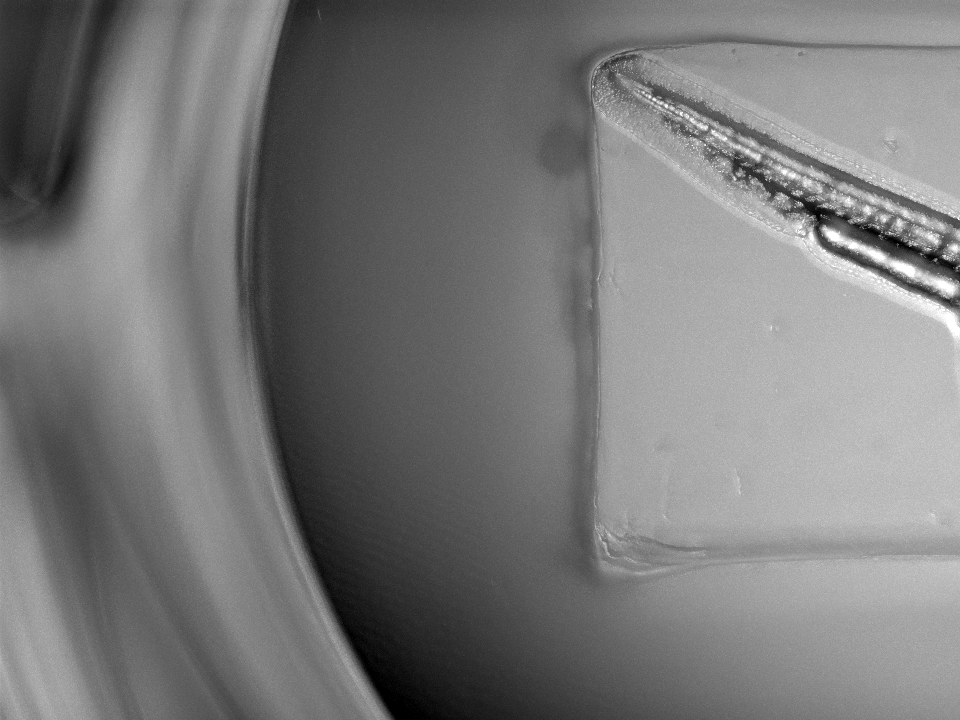
#> input picture tmp/keyence_tile_smoke/A01_t0000_tile1_maxproj.png, 960 x 720 px; its folder holds 4 pictures in this run
$ python write_keyence_orb_overlap_smoke.py
#> lines starting #> are read from the running program, lines starting #| are printed output that depends on the picture
from __future__ import annotations

import json
from pathlib import Path

import cv2
import numpy as np
import skimage.io as skio


REPO = Path(__file__).resolve().parents[2]
OUT_DIR = REPO / "tmp/keyence_tile_smoke"


def _load_tiles() -> list[np.ndarray]:
    return [
        skio.imread(OUT_DIR / f"A01_t0000_tile{idx}_maxproj.png")[::4, ::4]
        for idx in (1, 2, 3)
    ]
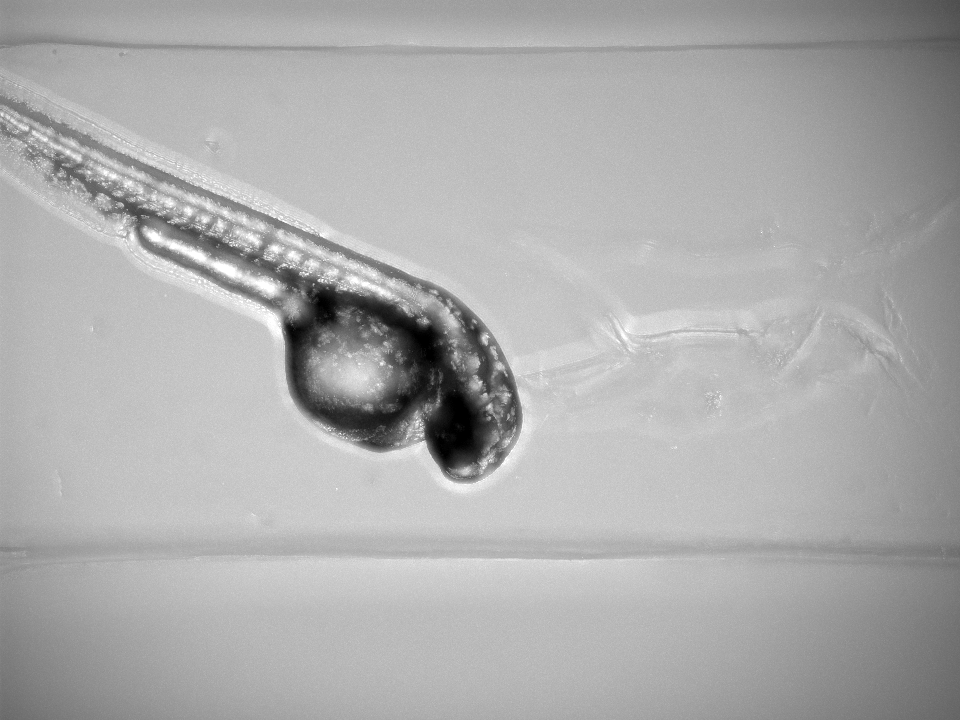
#> input picture tmp/keyence_tile_smoke/A01_t0000_tile2_maxproj.png, 960 x 720 px
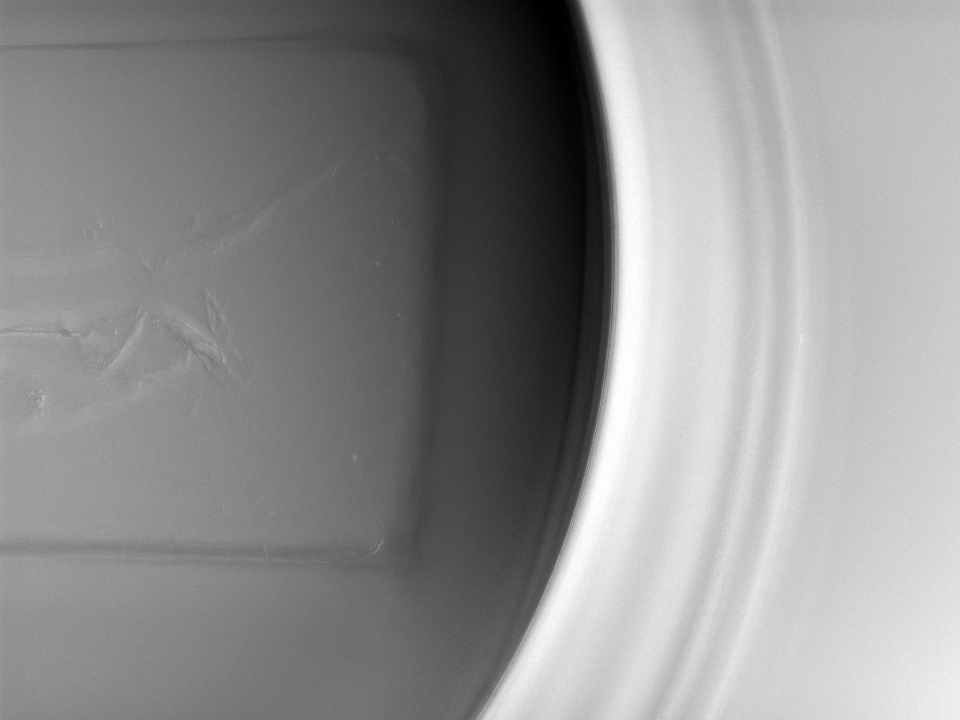
#> input picture tmp/keyence_tile_smoke/A01_t0000_tile3_maxproj.png, 960 x 720 px


def _estimate_offsets(tiles: list[np.ndarray]) -> list[tuple[float, float]]:
    orb = cv2.ORB_create(nfeatures=3000, edgeThreshold=5, fastThreshold=5)
    matcher = cv2.BFMatcher(cv2.NORM_HAMMING, crossCheck=True)
    coords = [(0.0, 0.0)]  # y, x
    for prev, curr in zip(tiles[:-1], tiles[1:]):
        kp_prev, desc_prev = orb.detectAndCompute(prev, None)
        kp_curr, desc_curr = orb.detectAndCompute(curr, None)
        matches = matcher.match(desc_prev, desc_curr)
        matches = sorted(matches, key=lambda m: m.distance)[:200]
        pts_prev = np.float32([kp_prev[m.queryIdx].pt for m in matches])
        pts_curr = np.float32([kp_curr[m.trainIdx].pt for m in matches])
        matrix, _inliers = cv2.estimateAffinePartial2D(
            pts_curr,
            pts_prev,
            method=cv2.RANSAC,
            ransacReprojThreshold=5,
            maxIters=5000,
        )
        if matrix is None:
            deltas = pts_prev - pts_curr
            dx, dy = np.median(deltas, axis=0)
        else:
            dx = float(matrix[0, 2])
            dy = float(matrix[1, 2])
        prev_y, prev_x = coords[-1]
        coords.append((prev_y + float(dy), prev_x + float(dx)))
    return coords


def _paint(tiles: list[np.ndarray], coords: list[tuple[float, float]]) -> np.ndarray:
    min_y = min(y for y, _x in coords)
    min_x = min(x for _y, x in coords)
    norm = [(y - min_y, x - min_x) for y, x in coords]
    tile_h, tile_w = tiles[0].shape[:2]
    out_h = int(np.ceil(max(y + tile_h for y, _x in norm)))
    out_w = int(np.ceil(max(x + tile_w for _y, x in norm)))
    canvas = np.zeros((out_h, out_w), dtype=np.float32)
    weight = np.zeros((out_h, out_w), dtype=np.float32)
    for tile, (y, x) in zip(tiles, norm):
        yy = int(round(y))
        xx = int(round(x))
        h, w = tile.shape[:2]
        canvas[yy : yy + h, xx : xx + w] += tile.astype(np.float32)
        weight[yy : yy + h, xx : xx + w] += 1.0
    canvas = canvas / np.maximum(weight, 1.0)
    return np.clip(canvas, 0, 255).astype(np.uint8)


def main() -> None:
    tiles = _load_tiles()
#> tiles = 3 items
    coords = _estimate_offsets(tiles)
#> the loop in _estimate_offsets, `for prev, curr in zip(tiles[:-1], tiles[1:]):` made 2 passes
#> (matches, matrix, dx, dy, prev_y, prev_x) on passes 1 to 2: (200 matches, [[0.999, -0.0312, 170.9], [0.0312, 0.999, -1.41]], 170.9, -1.41, 0, 0), (200 matches, [[0.96, -0.0782, 178.3], [0.0782, 0.96, 0.485]], 178.3, 0.485, -1.41, 170.9)
#> after the loop in _estimate_offsets, `for prev, curr in zip(tiles[:-1], tiles[1:]):`: coords = [(0, 0), (-1.41, 170.9), (-0.929, 349.2)]
#> coords = [(0, 0), (-1.41, 170.9), (-0.929, 349.2)]
    mosaic = _paint(tiles, coords)
#> in _paint, `min_y = min(y for y, _x in coords)`: min_y = -1.41
#> in _paint, `min_x = min(x for _y, x in coords)`: min_x = 0
#> in _paint, `norm = [(y - min_y, x - min_x) for y, x in coords]`: norm = [(1.41, 0), (0, 170.9), (0.485, 349.2)]
#> in _paint, `out_h = int(np.ceil(max(y + tile_h for y, _x in norm)))`: out_h = 182
#> in _paint, `out_w = int(np.ceil(max(x + tile_w for _y, x in norm)))`: out_w = 590
#> the loop in _paint, `for tile, (y, x) in zip(tiles, norm):` made 3 passes
#> (y, x, yy, xx) on passes 1 to 3: (1.41, 0, 1, 0), (0, 170.9, 0, 171), (0.485, 349.2, 0, 349)
#> after the loop in _paint, `for tile, (y, x) in zip(tiles, norm):`:
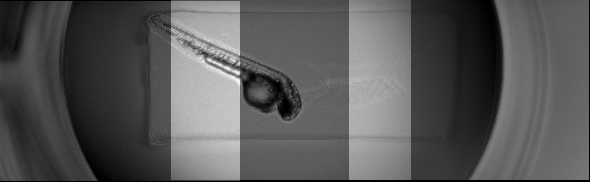
#> canvas: shape (182, 590) float32; min 0, max 510, mean 175.2; drawn with min black and max white
#> after the loop in _paint, `for tile, (y, x) in zip(tiles, norm):`:
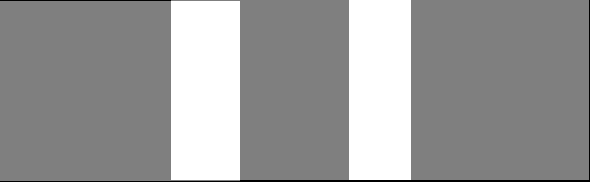
#> weight: shape (182, 590) float32; min 0, max 2, mean 1.21; drawn with min black and max white
#> in _paint, `canvas = canvas / np.maximum(weight, 1.0)`:
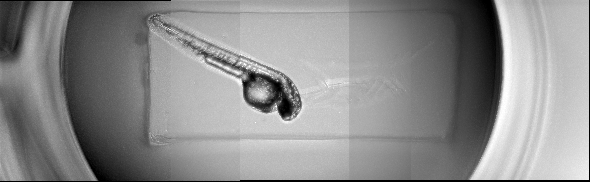
#> canvas: shape (182, 590) float32; min 0, max 255, mean 140.4
    out_path = OUT_DIR / "A01_t0000_stitched_horizontal_orb_ds4.png"
    skio.imsave(str(out_path), mosaic, check_contrast=False)
    qc_path = OUT_DIR / "A01_t0000_stitched_horizontal_orb_ds4.json"
    qc_path.write_text(
        json.dumps(
            {
                "stitched_path": str(out_path.relative_to(REPO)),
                "coords_yx": coords,
                "note": "Diagnostic ORB overlap mosaic, not production stitch2d output.",
            },
            indent=2,
        )
        + "\n"
    )
    print(out_path.relative_to(REPO))


if __name__ == "__main__":
    main()
